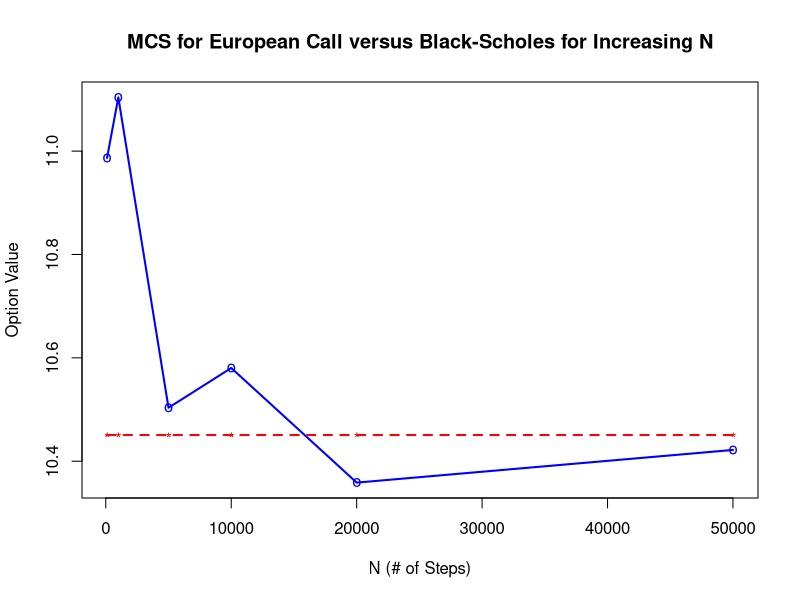
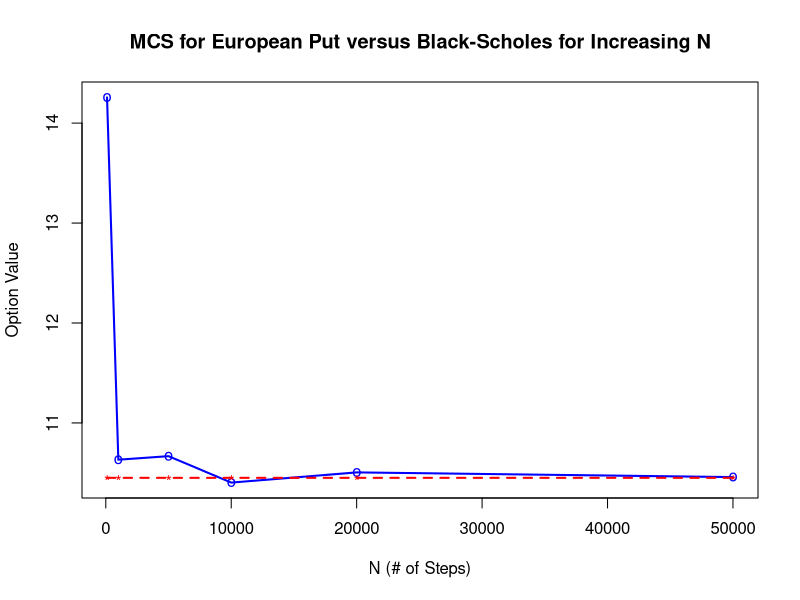

The R script that drew these images, in order:
# Monte Calso Simulation of Call and Put with convergence

MCS_Call <- function(S,K,r,sigma,T,N){ 
  
  # Initialize call value to zero
  C0 <- 0
  
  # N iterations for Monte Carlo simulation f.
 
  for(n in 1:N) {
  C0 <- C0 + max(S*exp((r-0.5*sigma^2)*T+sigma*sqrt(T)* + rnorm(1,0,1))-K,0)
  }
  
  N <- N
  C0 <- exp(-r*T)*C0/N

  # Analytical solution via Black-Scholes
  d1 <- (log(S/K) + (r+sigma^2/2)*T)/(sigma*sqrt(T)) 
  d2 <- d1 - sigma*sqrt(T)
  
  C0_A <- S*pnorm(d1) - exp(-r*T)*K*pnorm(d2)
    
return(cbind(N,C0,C0_A))
  
}

# Calls to function with increasing N values
# Request 𝑛𝑠𝑖𝑚𝑢𝑙𝑎𝑡𝑖𝑜𝑛𝑠=100,1,000,5,000,10,000,20,000,50,000.
N100 <- MCS_Call(100,100,0.05,0.2,1,100)
N1000 <- MCS_Call(100,100,0.05,0.2,1,1000)
N5000 <- MCS_Call(100,100,0.05,0.2,1,5000)
N10000 <- MCS_Call(100,100,0.05,0.2,1,10000)
N20000 <- MCS_Call(100,100,0.05,0.2,1,20000)
N50000 <- MCS_Call(100,100,0.05,0.2,1,50000)

MCS_Call_data <- rbind(N100,N1000,N5000,N10000,N20000,N50000)
MCS_Call_data
MCS_Call_data[,1]

plot(MCS_Call_data[,1], MCS_Call_data[,2], type="o", col="blue", pch="o", lty=1, lwd=2,
     main="MCS for European Call versus Black-Scholes for Increasing N",
     xlab="N (# of Steps)",ylab="Option Value")
points(MCS_Call_data[,1], MCS_Call_data[,3], col="red", pch="*")
lines(MCS_Call_data[,1], MCS_Call_data[,3], col="red",lty=2, lwd=2)

MCS_Put <- function(S,K,r,sigma,T,N){ 
  
  # Initialize put value to zero
  P0 <- 0
  
  # N iterations for Monte Carlo simulation f.
  
  for(n in 1:N){
    P0 <- P0 + max(K- S*exp((r-0.5*sigma^2)*T+sigma*sqrt(T)* + rnorm(1,0,1)),0)
  }
  
  N <- N
  P0 <- exp(-r*T)*P0/N
  
  # Analytical solution via Black-Scholes 

  d1 <- (log(S/K) + (r+sigma^2/2)*T)/(sigma*sqrt(T)) 
  d2 <- d1 - sigma*sqrt(T)

  P0_A <-  exp(-r*T)*K*pnorm(-d2) - S*pnorm(-d1)
  
  return(cbind(N,P0,P0_A))
  
}

# Calls to function with increasing N values
# Request 𝑛𝑠𝑖𝑚𝑢𝑙𝑎𝑡𝑖𝑜𝑛𝑠=100,1,000,5,000,10,000,20,000,50,000.
N100 <- MCS_Call(100,100,0.05,0.2,1,100)
N1000 <- MCS_Call(100,100,0.05,0.2,1,1000)
N5000 <- MCS_Call(100,100,0.05,0.2,1,5000)
N10000 <- MCS_Call(100,100,0.05,0.2,1,10000)
N20000 <- MCS_Call(100,100,0.05,0.2,1,20000)
N50000 <- MCS_Call(100,100,0.05,0.2,1,50000)

MCS_Put_data <- rbind(N100,N1000,N5000,N10000,N20000,N50000)
MCS_Put_data
MCS_Put_data[,1]

plot(MCS_Put_data[,1], MCS_Put_data[,2], type="o", col="blue", pch="o", lty=1, lwd=2,
     main="MCS for European Put versus Black-Scholes for Increasing N",
     xlab="N (# of Steps)",ylab="Option Value")
points(MCS_Put_data[,1], MCS_Put_data[,3], col="red", pch="*")
lines(MCS_Put_data[,1], MCS_Put_data[,3], col="red",lty=2, lwd=2)
